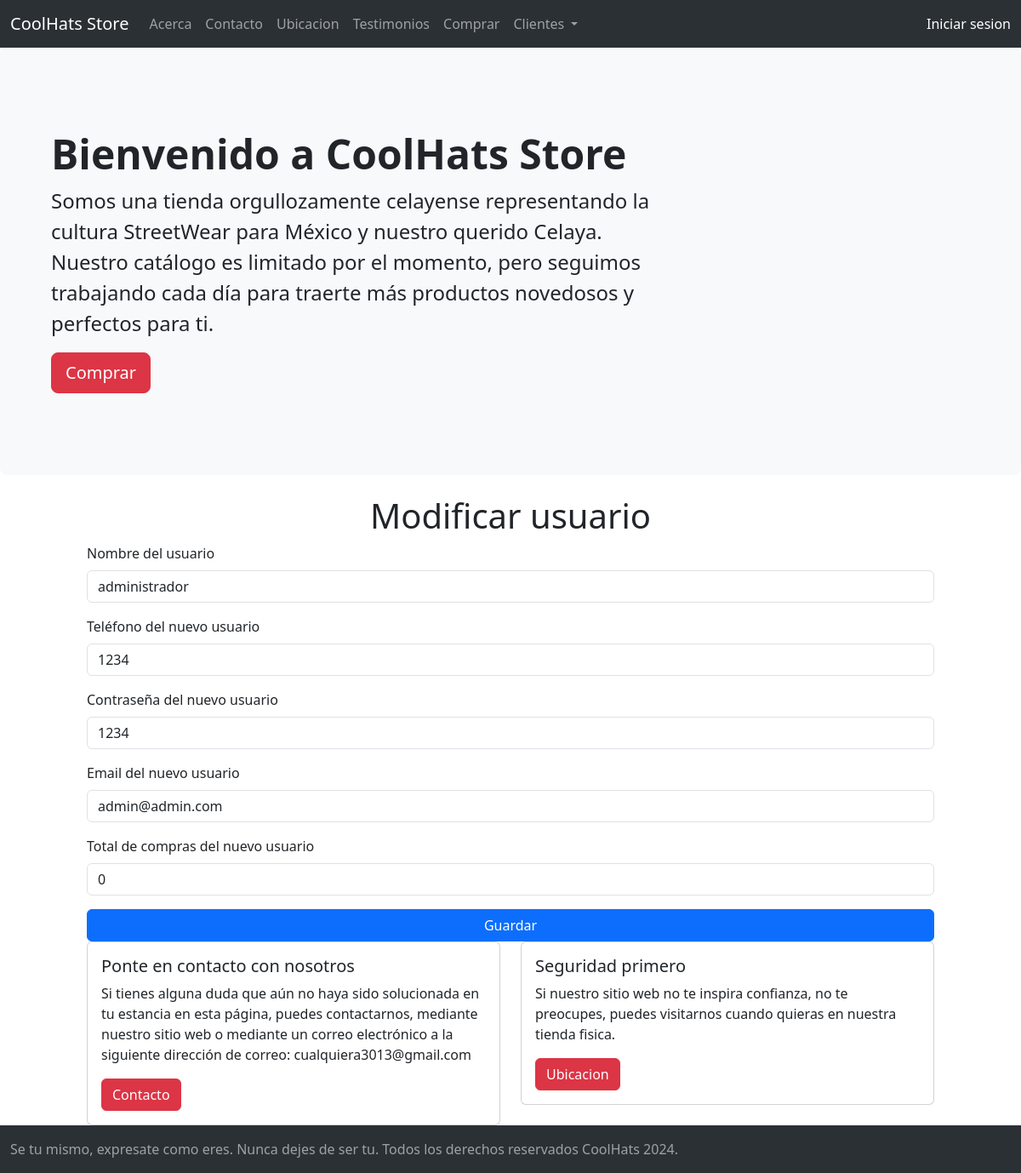
The page /admin/usuario.php?accion=actualizar&id=1 on the database as committed earlier.
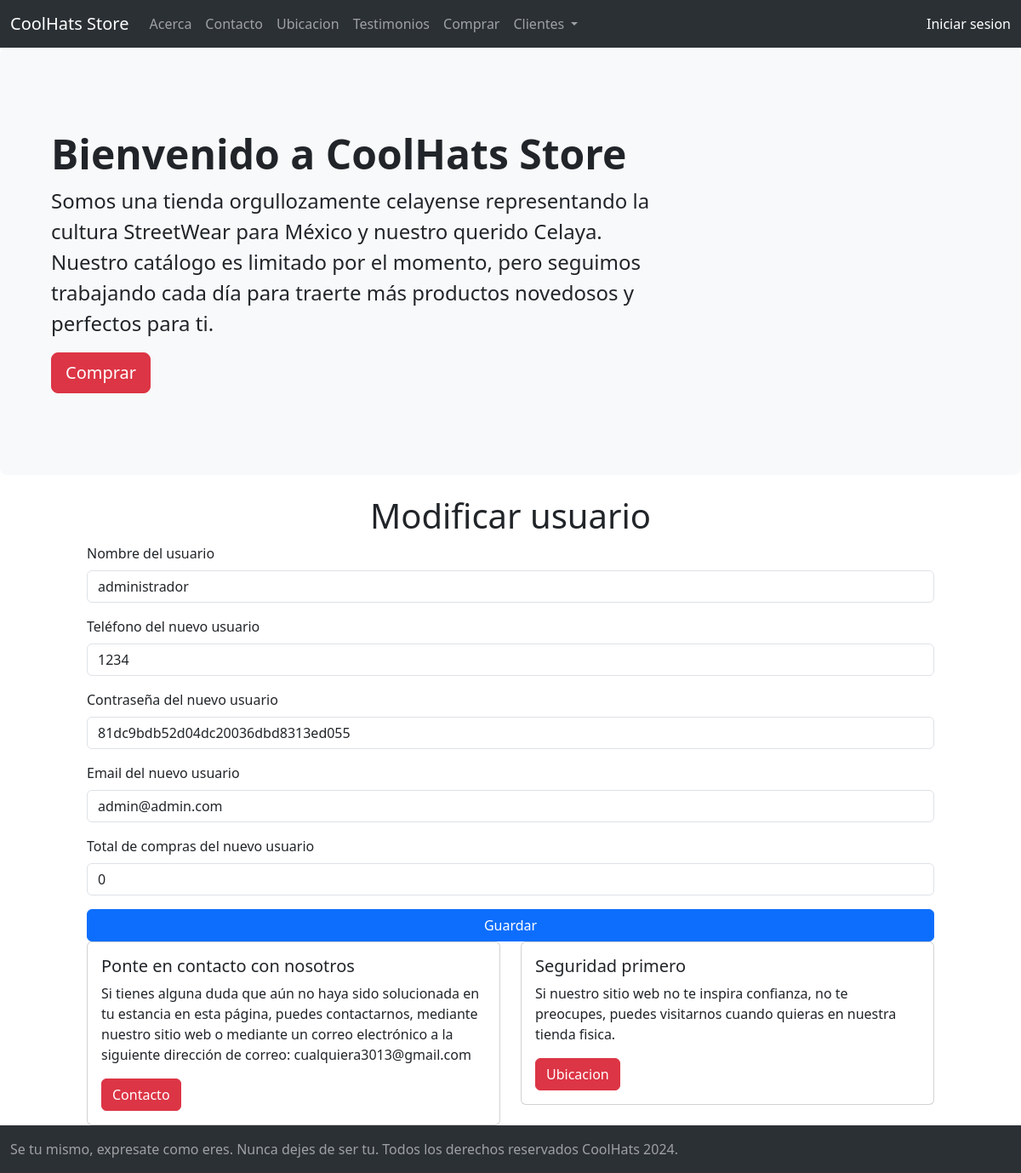
The same page on the database as committed later.
### tables this page shows
CREATE TABLE usuario (
    id INT AUTO_INCREMENT PRIMARY KEY,
    nombre_completo VARCHAR(100) NOT NULL,
    telefono VARCHAR(20),
    contrasena VARCHAR(30),
    email VARCHAR(100) NOT NULL UNIQUE,
    fecha_registro TIMESTAMP DEFAULT CURRENT_TIMESTAMP,
    total_compras INT DEFAULT 0
);

### sistema.class.php (called while the page is built, shortened)
<?php
    class sistema {
        function conexion(){
            $this -> con = new PDO(SGBD.':host='.DBHOST.';dbname='.DBNAME.';port='.DBPORT, DBUSER, DBPASS);
        }
    }
?>

### admin/usuario.class.php (called while the page is built, shortened)
<?php
 require_once ('../sistema.class.php');
 class usuario extends sistema {
    function readOne ($id){
        $consulta = 'select * from usuario where id=:id;';
        $sql = $this->con->prepare($consulta);
        $sql->bindParam(":id",$id,PDO::PARAM_INT);
        $sql -> execute();
        $result = $sql->fetch(PDO::FETCH_ASSOC);
        return $result;
    }
 }
?>

### admin/views/usuario/crear.php (the view)
<?php require('views/header.php'); ?>
<center>
    <h1><?php if($accion=="crear"):echo('Nuevo');else: echo ('Modificar');endif; ?> usuario</h1>
</center>
<div class="row">
    <div class="col-md-1"></div>
    <div class="col-md-10">
        <form method="post" action="usuario.php?accion=<?php if($accion=="crear"):echo('nuevo');else:echo('modificar&id='.$id);endif;?>">
        <div class="mb-3">
            <label for="nombre_completo" class="form-label">Nombre del usuario</label>
            <input class="form-control" type="text" name="data[nombre_completo]" placeholder="Escribe aqui el nombre del usuario" value="<?php if(isset($usuarios["nombre_completo"])):echo($usuarios['nombre_completo']);endif;?>" id="nombre_completo"/>
        </div>
        <div class="mb-3">
            <label for="telefono" class="form-label">Teléfono del nuevo usuario</label>
            <input class="form-control" type="text" name="data[telefono]" placeholder="Escribe aqui el teléfono del usuario"  value="<?php if(isset($usuarios["telefono"])):echo($usuarios['telefono']);endif;?>"  id="telefono"/>
        </div>
        <div class="mb-3">
            <label for="contrasena" class="form-label">Contraseña del nuevo usuario</label>
            <input class="form-control" type="text" name="data[contrasena]" placeholder="Escribe aqui la contraseña del usuario"  value="<?php if(isset($usuarios["contrasena"])):echo($usuarios['contrasena']);endif;?>"  id="contrasena"/>
        </div>
        <div class="mb-3">
            <label for="email" class="form-label">Email del nuevo usuario</label>
            <input class="form-control" type="text" name="data[email]" placeholder="Escribe aqui el email del usuario"  value="<?php if(isset($usuarios["email"])):echo($usuarios['email']);endif;?>"  id="email"/>
        </div>
        <div class="mb-3">
            <label for="total_compras" class="form-label">Total de compras del nuevo usuario</label>
            <input class="form-control" type="text" name="data[total_compras]" placeholder="Escribe aqui el total de las compras del usuario"  value="<?php if(isset($usuarios["total_compras"])):echo($usuarios['total_compras']);endif;?>"  id="email"/>
        </div>
        <input type="submit" value="Guardar" name="data[enviar]" class="btn btn-primary w-100">
        </form>
    </div>
    <div class="col-md-1"></div>
</div>
<?php require('views/footer.php'); ?>

Rows that differ between the two databases and show on the page:
changed usuario "administrador": contrasena "1234" → "81dc9bdb52d04dc20036dbd8313ed055"
